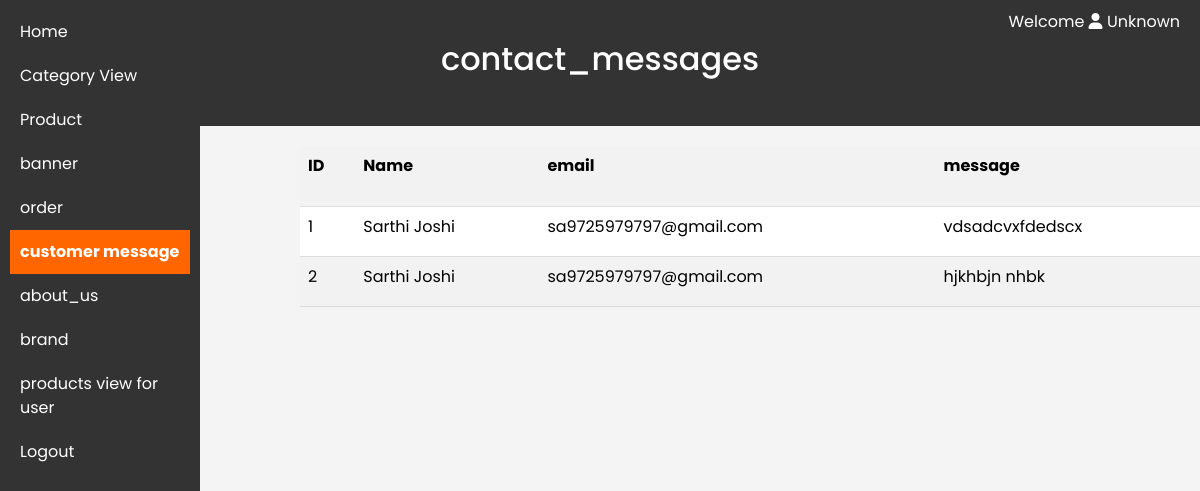
The app's page /admin_dashboard/message.php, older data.
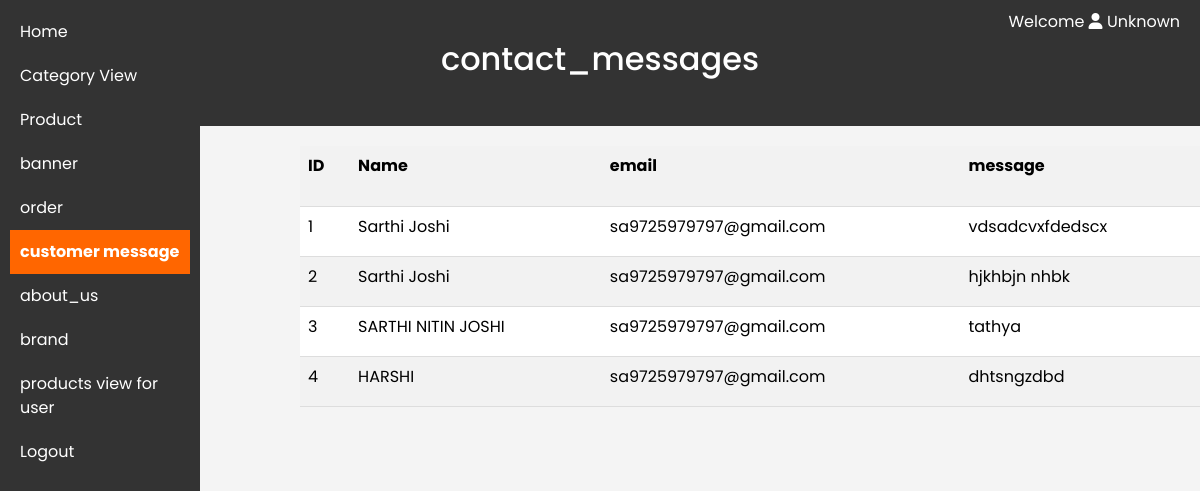
The same page, newer data.
### tables this page shows
CREATE TABLE `contact_messages` (
  `id` int(100) NOT NULL,
  `name` varchar(250) NOT NULL,
  `email` varchar(100) NOT NULL,
  `message` varchar(250) NOT NULL
);

### admin_dashboard/config.php (called while the page is built, shortened)
<?php
$adminUsername = isset($_SESSION['admin_username']) ? $_SESSION['admin_username'] : "Unknown";
?>

### admin_dashboard/message.php (the view, shortened to what this page needs)
<?php
require_once('config.php');
$result = $conn->query("SELECT * FROM contact_messages");
?>
<!DOCTYPE html>
<html lang="en">
<head>
    <link rel="stylesheet" href="https://cdnjs.cloudflare.com/ajax/libs/font-awesome/6.0.0/css/all.min.css">
  <link href="https://cdn.jsdelivr.net/npm/bootstrap@5.3.2/dist/css/bootstrap.min.css" rel="stylesheet">
</head>
<body>
    <nav>
        <a href="dashboard.php">Home</a>
        <a href="category_view.php">Category View</a>
        <a href="all_products.php">Product </a>
        <a href="banner.php">banner</a>
        <a href="order.php">order</a>
        <a href="message.php"  class="banner-link">customer message</a>
        <a href="about_us.php">about_us</a>
        <a href="brand.php">brand</a>
        <a href="product_view_user.php">   products view for user </a>
        <a href="logout.php">Logout</a>
    </nav>
    <header>
        <h2>contact_messages</h2>
        <div class="username"> Welcome  <i class="fas fa-user"></i> <?php echo $adminUsername; ?></div>
    </header>
        <section>
    <main>
        <table class="table table-striped">
            <tr>
                <th>ID</th>
                <th>Name</th>
                <th>email</th>
                <th>message</th>
            </tr>
            <?php
            while ($row = $result->fetch_assoc()) {
                echo "<tr>";
                echo "<td>{$row['id']}</td>";
                echo "<td>{$row['name']}</td>";
                echo "<td>{$row['email']}</td>";
                echo "<td>{$row['message']}</td>";
                echo "</tr>";
            }
            ?>
        </table>
    </main>
</body>
</html>

Row changes from the older to the newer data that the page shows:
added contact_messages: id "3", name "SARTHI NITIN JOSHI", email "sa9725979797@gmail.com", message "tathya"
added contact_messages: id "4", name "HARSHI", email "sa9725979797@gmail.com", message "dhtsngzdbd"
